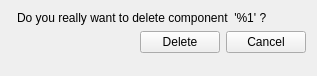
<?xml version="1.0" encoding="UTF-8"?>
<ui version="4.0">
 <class>manufacturer_delete_form</class>
 <widget class="QWidget" name="manufacturer_delete_form">
  <property name="windowModality">
   <enum>Qt::ApplicationModal</enum>
  </property>
  <property name="geometry">
   <rect>
    <x>0</x>
    <y>0</y>
    <width>317</width>
    <height>76</height>
   </rect>
  </property>
  <property name="windowTitle">
   <string>Delete manufacturer</string>
  </property>
  <property name="windowIcon">
   <iconset>
    <normaloff>:/images/building.png</normaloff>:/images/building.png</iconset>
  </property>
  <layout class="QFormLayout" name="formLayout">
   <property name="fieldGrowthPolicy">
    <enum>QFormLayout::AllNonFixedFieldsGrow</enum>
   </property>
   <item row="2" column="1">
    <widget class="QLabel" name="label_2">
     <property name="text">
      <string>Do you really want to delete component  '%1' ?</string>
     </property>
     <property name="action" stdset="0">
      <string>readComponent component {id={main.id}}</string>
     </property>
     <property name="answer" stdset="0">
      <string>Component component {id={?};name{{1}}; description{{?}}; project{id={?}}; lead{id={?}; login{{?}} }; defaultAssignee{id={?}; login{{?}} }</string>
     </property>
    </widget>
   </item>
   <item row="3" column="1">
    <layout class="QHBoxLayout" name="horizontalLayout_2">
     <item>
      <spacer name="horizontalSpacer">
       <property name="orientation">
        <enum>Qt::Horizontal</enum>
       </property>
       <property name="sizeHint" stdset="0">
        <size>
         <width>40</width>
         <height>20</height>
        </size>
       </property>
      </spacer>
     </item>
     <item>
      <widget class="QPushButton" name="delete_2">
       <property name="text">
        <string>Delete</string>
       </property>
       <property name="action" stdset="0">
        <string>deleteComponent component {id={main.id}}</string>
       </property>
       <property name="datasignal:clicked" stdset="0">
        <string notr="true">refreshProjects</string>
       </property>
       <property name="form" stdset="0">
        <string>_CLOSE_</string>
       </property>
      </widget>
     </item>
     <item>
      <widget class="QPushButton" name="cancel">
       <property name="text">
        <string>Cancel</string>
       </property>
       <property name="form" stdset="0">
        <string notr="true">_CLOSE_</string>
       </property>
      </widget>
     </item>
    </layout>
   </item>
  </layout>
 </widget>
 <tabstops>
  <tabstop>delete_2</tabstop>
  <tabstop>cancel</tabstop>
 </tabstops>
 <resources>
  <include location="../wolfzilla.qrc"/>
  <include location="../wolfzilla.qrc"/>
 </resources>
 <connections/>
</ui>
